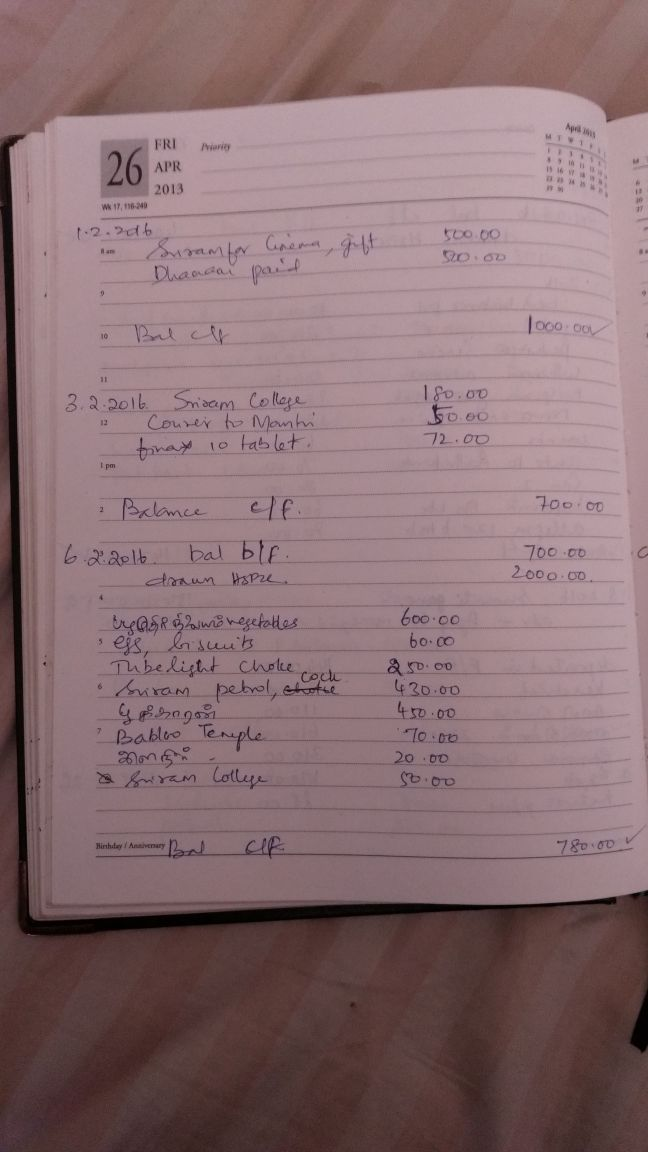
#> input picture camera_calib_2/WhatsApp Image 2018-05-17 at 2.02.05 PM.jpeg, 648 x 1152 px, found by its file name
$ python undistortion.py
#> lines starting #> are read from the running program, lines starting #| are printed output that depends on the picture
import cv2
import numpy as np

mtx = np.array([[9.179617641817715139e+02,0.000000000000000000e+00,3.151351463595592008e+02],
[0.000000000000000000e+00,9.179708317058672264e+02,5.759832564317299557e+02],
[0.000000000000000000e+00,0.000000000000000000e+00,1.000000000000000000e+00]])

dist = np.array([[ 2.559945793970949124e-01,-1.976534805999403233e+00,-2.087487763142407624e-03,-2.751098535238335422e-03,4.774180081608886184e+00
]])

print(mtx)
print(dist)

img = cv2.imread('C:/Users/Sriram Ramesh/PycharmProjects/TRS/camera_calib_2/WhatsApp Image 2018-05-17 at 2.02.05 PM.jpeg')
#> img is the input picture: shape (1152, 648, 3); mean B, G, R 114.3, 110.7, 137.6
h, w = img.shape[:2]
#> h = 1152; w = 648


newcameramtx, roi=cv2.getOptimalNewCameraMatrix(mtx,dist,(w,h),1,(w,h))
#> roi = (40, 59, 560, 1033)

# undistort
mapx,mapy = cv2.initUndistortRectifyMap(mtx,dist,None,newcameramtx,(w,h),5)
dst = cv2.remap(img,mapx,mapy,cv2.INTER_LINEAR)
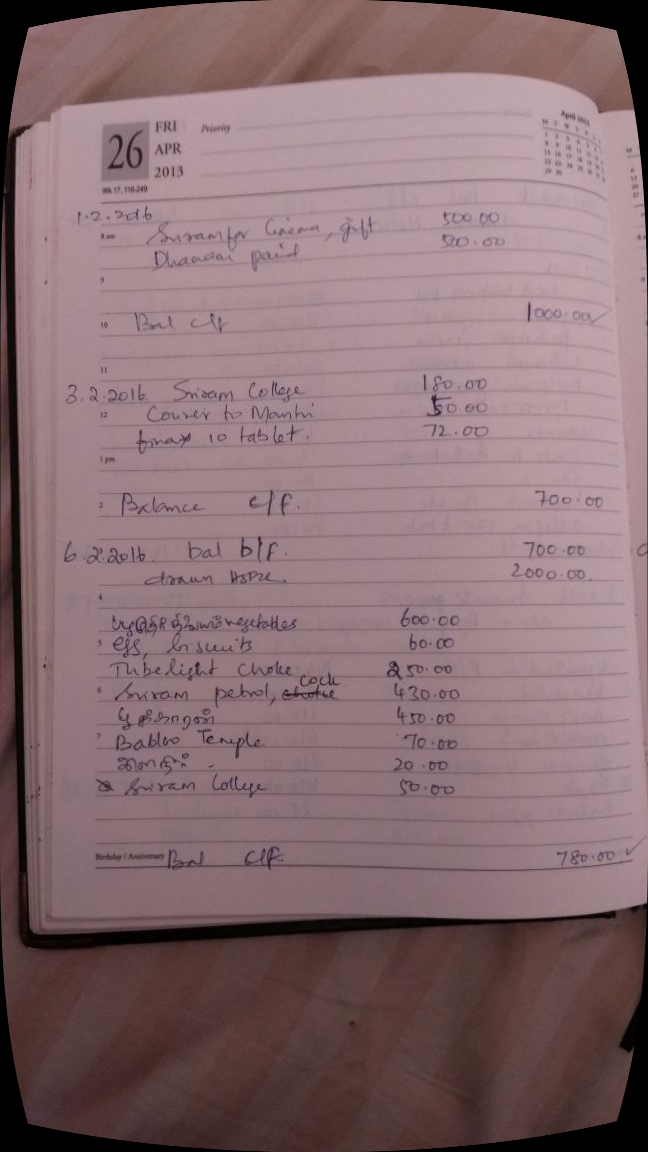
#> dst: shape (1152, 648, 3); mean B, G, R 113, 109.2, 135.1

# crop the image
x,y,w,h = roi
#> x = 40; y = 59; w = 560; h = 1033
dst = dst[y:y+h, x:x+w]
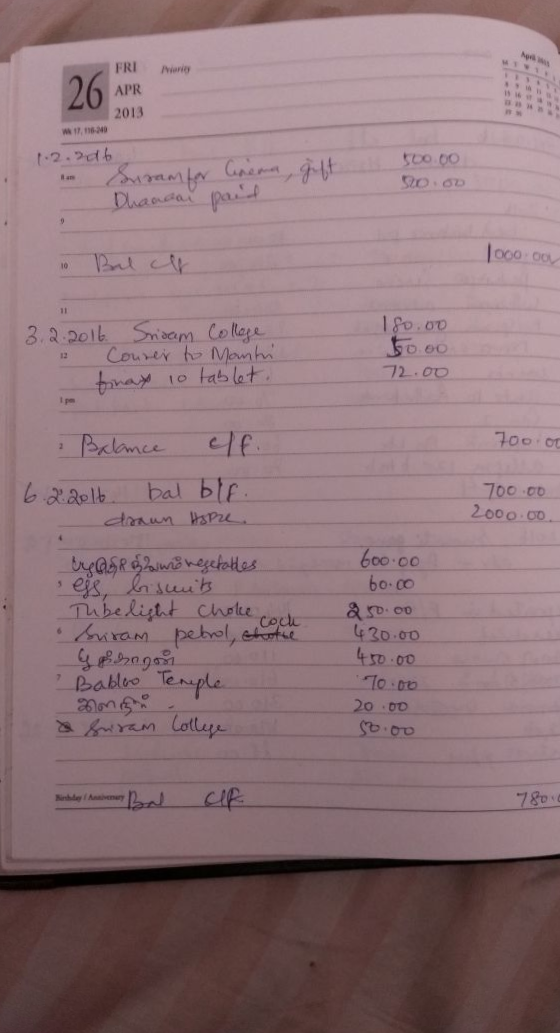
#> dst: shape (1033, 560, 3); mean B, G, R 122.4, 117.6, 144.3
print ("ROI: ", x, y, w, h)
#| ROI:  40 59 560 1033

cv2.imshow('undistorted', dst)
cv2.imwrite('test-calib.jpg',dst)
cv2.waitKey(0)
cv2.destroyAllWindows()

$ run again, with camera_calib_2/WhatsApp Image 2018-05-17 at 2.24.58 PM.jpeg copied over camera_calib_2/WhatsApp Image 2018-05-17 at 2.02.05 PM.jpeg
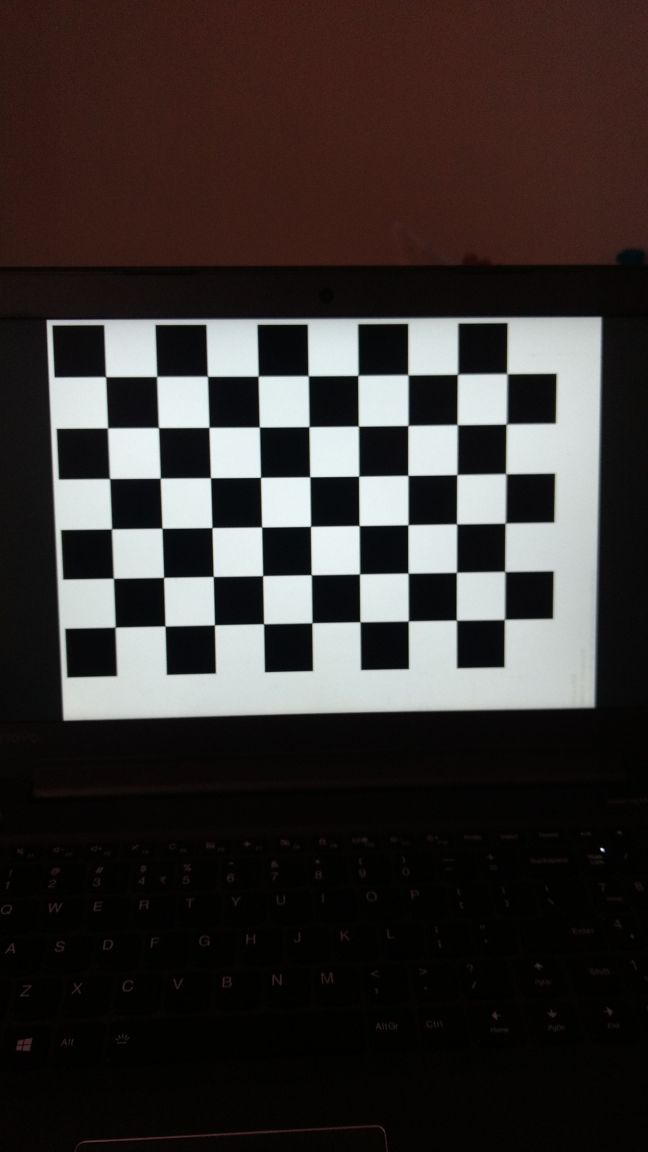
#> input picture camera_calib_2/WhatsApp Image 2018-05-17 at 2.24.58 PM.jpeg, 648 x 1152 px, found by its file name
#> img is the input picture: shape (1152, 648, 3); mean B, G, R 47.7, 49.7, 55.5
#> `dst = cv2.remap(img,mapx,mapy,cv2.INTER_LINEAR)`:
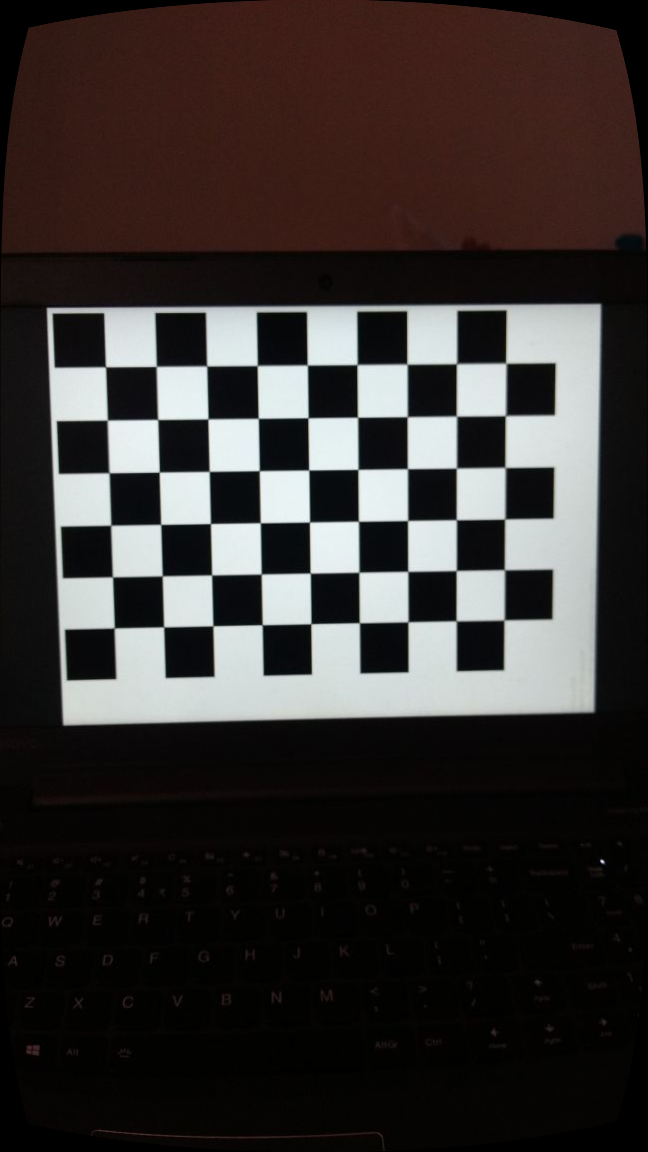
#> dst: shape (1152, 648, 3); mean B, G, R 48.8, 50.6, 55.4
#> `dst = dst[y:y+h, x:x+w]`:
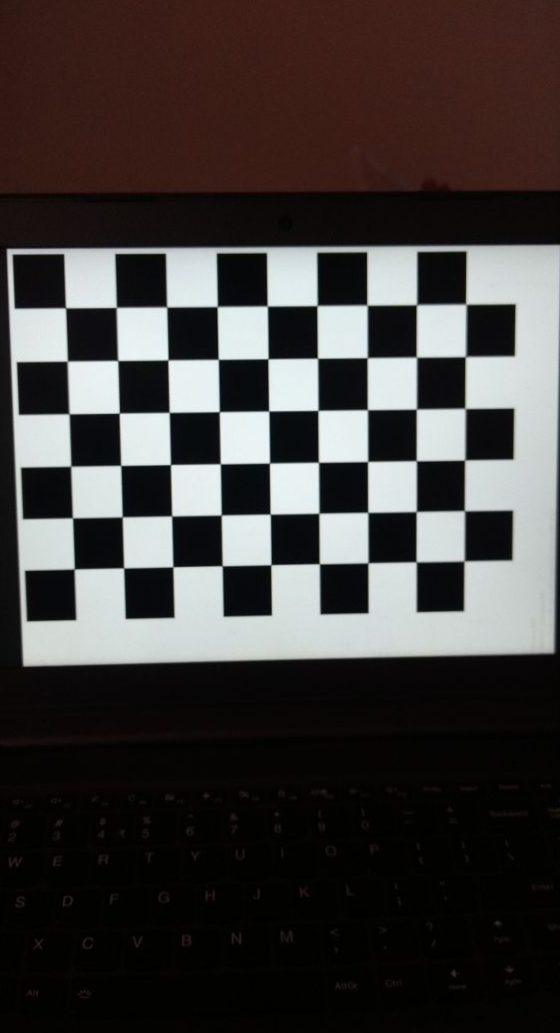
#> dst: shape (1033, 560, 3); mean B, G, R 60.1, 61.7, 65.6
#| ROI:  40 59 560 1033

$ run again, with camera_calib_2/WhatsApp Image 2018-05-17 at 2.24.59 PM.jpeg copied over camera_calib_2/WhatsApp Image 2018-05-17 at 2.02.05 PM.jpeg
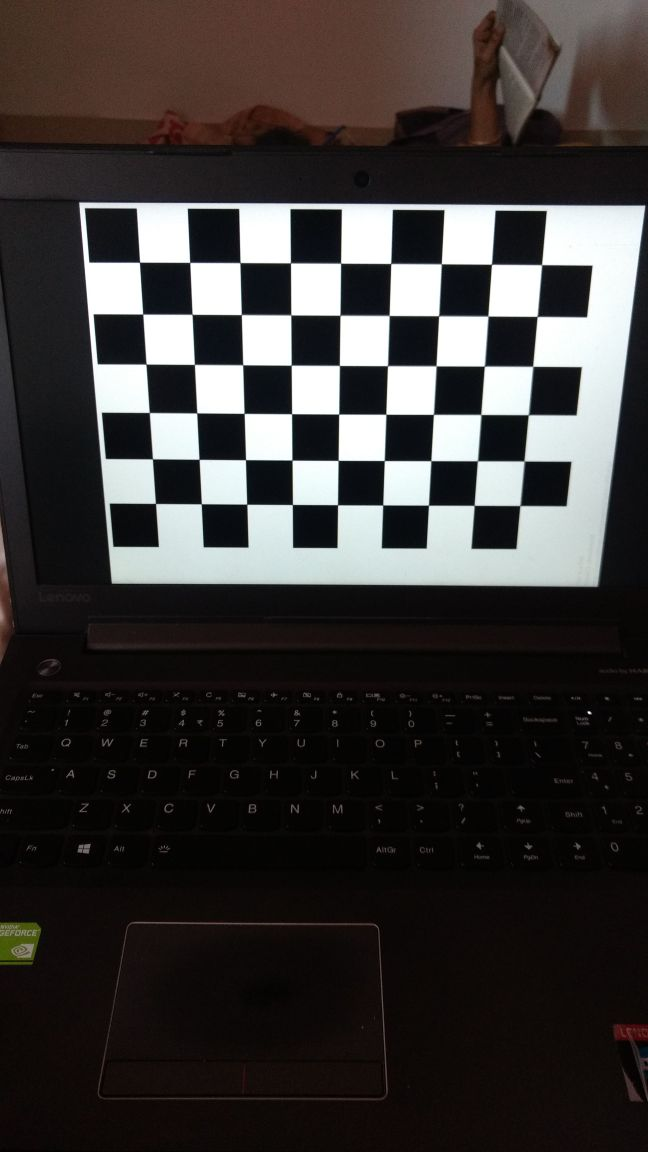
#> input picture camera_calib_2/WhatsApp Image 2018-05-17 at 2.24.59 PM.jpeg, 648 x 1152 px, found by its file name
#> img is the input picture: shape (1152, 648, 3); mean B, G, R 53.8, 55.1, 58.5
#> `dst = cv2.remap(img,mapx,mapy,cv2.INTER_LINEAR)`:
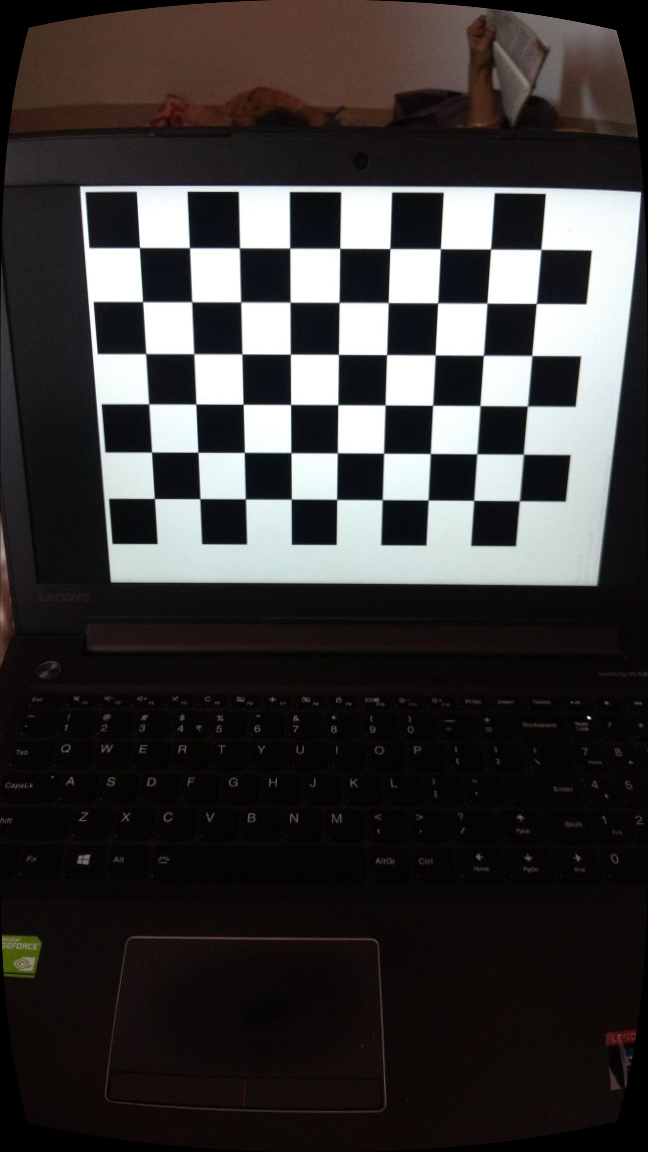
#> dst: shape (1152, 648, 3); mean B, G, R 53.8, 54.8, 57.3
#> `dst = dst[y:y+h, x:x+w]`:
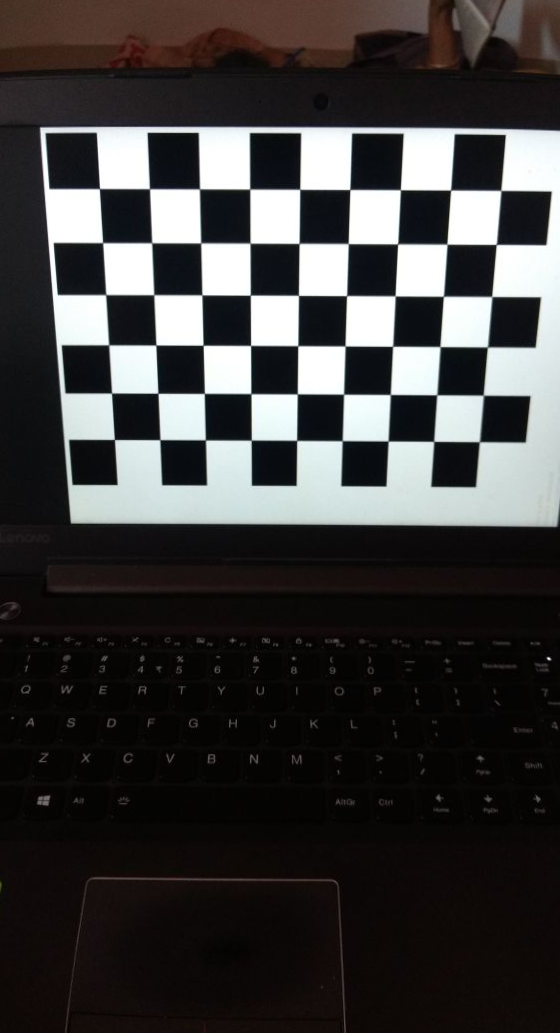
#> dst: shape (1033, 560, 3); mean B, G, R 60.4, 60.9, 62.3
#| ROI:  40 59 560 1033

$ run again, with camera_calib_2/WhatsApp Image 2018-05-17 at 2.25.00 PM.jpeg copied over camera_calib_2/WhatsApp Image 2018-05-17 at 2.02.05 PM.jpeg
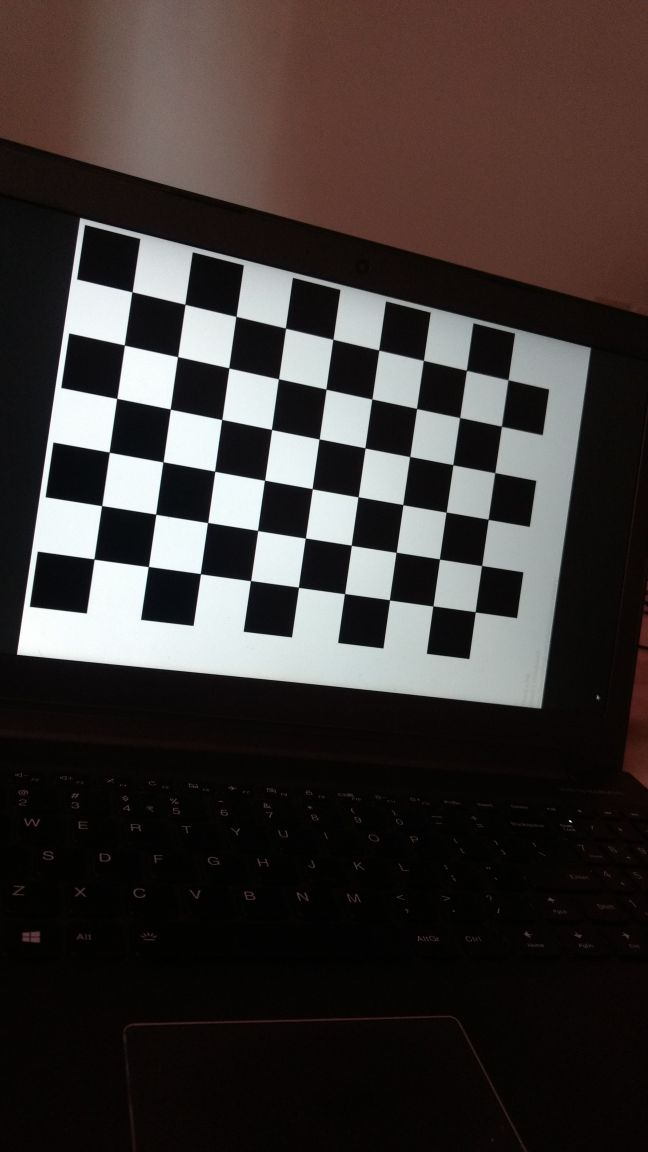
#> input picture camera_calib_2/WhatsApp Image 2018-05-17 at 2.25.00 PM.jpeg, 648 x 1152 px, found by its file name
#> img is the input picture: shape (1152, 648, 3); mean B, G, R 51.9, 54, 60.4
#> `dst = cv2.remap(img,mapx,mapy,cv2.INTER_LINEAR)`:
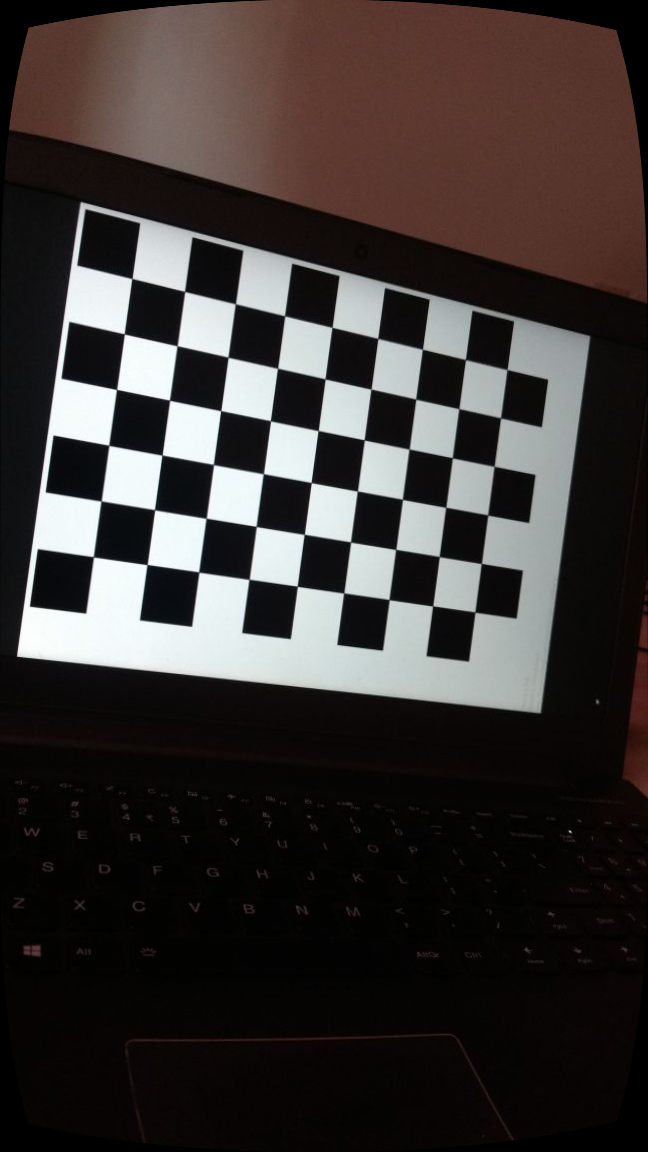
#> dst: shape (1152, 648, 3); mean B, G, R 52, 53.7, 59.1
#> `dst = dst[y:y+h, x:x+w]`:
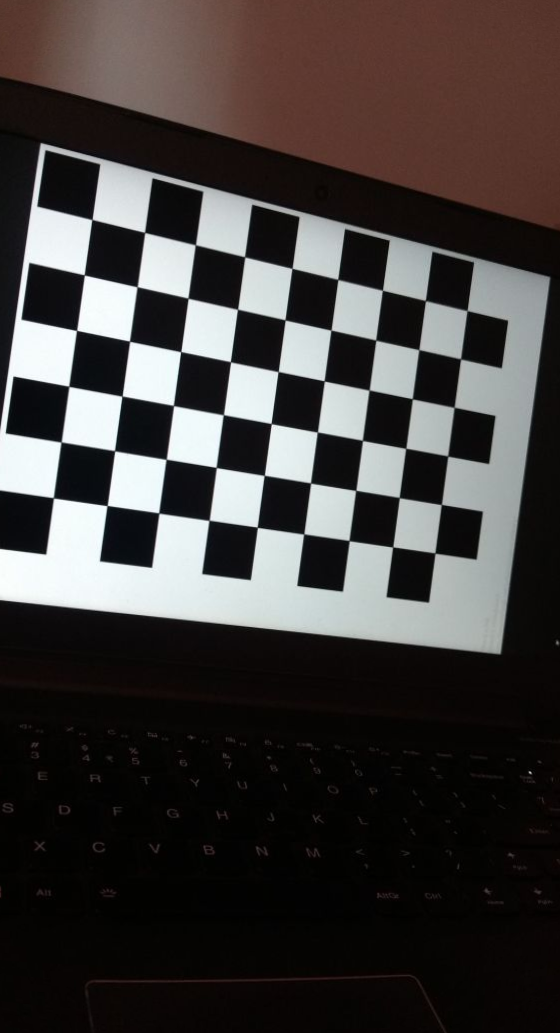
#> dst: shape (1033, 560, 3); mean B, G, R 61.4, 62.9, 66.9
#| ROI:  40 59 560 1033
